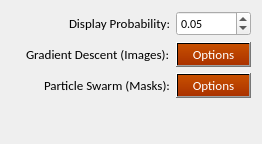
              <widget class="QWidget" name="m_PageLinear">
               <property name="geometry">
                <rect>
                 <x>0</x>
                 <y>0</y>
                 <width>262</width>
                 <height>144</height>
                </rect>
               </property>
               <attribute name="label">
                <string>LINEAR REGISTRATION OPTIONS</string>
               </attribute>
               <layout class="QGridLayout" name="gridLayout_4">
                <item row="0" column="0">
                 <layout class="QHBoxLayout" name="horizontalLayout_20">
                  <item>
                   <spacer name="horizontalSpacer_7">
                    <property name="orientation">
                     <enum>Qt::Horizontal</enum>
                    </property>
                    <property name="sizeHint" stdset="0">
                     <size>
                      <width>40</width>
                      <height>20</height>
                     </size>
                    </property>
                   </spacer>
                  </item>
                  <item>
                   <widget class="QLabel" name="label_14">
                    <property name="font">
                     <font>
                      <family>Calibri</family>
                      <pointsize>10</pointsize>
                     </font>
                    </property>
                    <property name="styleSheet">
                     <string notr="true">background-color: rgba(255, 255, 255, 0);</string>
                    </property>
                    <property name="text">
                     <string>Display Probability:</string>
                    </property>
                   </widget>
                  </item>
                 </layout>
                </item>
                <item row="0" column="1">
                 <widget class="QDoubleSpinBox" name="m_AffineDisplayProbabilitySpin">
                  <property name="font">
                   <font>
                    <family>Calibri</family>
                   </font>
                  </property>
                  <property name="minimum">
                   <double>0.000000000000000</double>
                  </property>
                  <property name="maximum">
                   <double>1.000000000000000</double>
                  </property>
                  <property name="singleStep">
                   <double>0.050000000000000</double>
                  </property>
                  <property name="value">
                   <double>0.050000000000000</double>
                  </property>
                 </widget>
                </item>
                <item row="3" column="0">
                 <spacer name="verticalSpacer_2">
                  <property name="orientation">
                   <enum>Qt::Vertical</enum>
                  </property>
                  <property name="sizeHint" stdset="0">
                   <size>
                    <width>20</width>
                    <height>40</height>
                   </size>
                  </property>
                 </spacer>
                </item>
                <item row="1" column="1">
                 <widget class="QPushButton" name="m_GradientDescentButton">
                  <property name="sizePolicy">
                   <sizepolicy hsizetype="Minimum" vsizetype="Fixed">
                    <horstretch>0</horstretch>
                    <verstretch>0</verstretch>
                   </sizepolicy>
                  </property>
                  <property name="font">
                   <font>
                    <family>Calibri</family>
                    <pointsize>10</pointsize>
                   </font>
                  </property>
                  <property name="toolTip">
                   <string>The gradient descent optimizer is used when you have images (cropped or uncropped) and are using linear registration.</string>
                  </property>
                  <property name="styleSheet">
                   <string notr="true">background-color: qlineargradient(spread:pad, x1:0, y1:0, x2:0, y2:1, stop:0 rgba(200, 80, 0, 255), stop:1 rgba(170, 50, 0, 255));
color: rgb(255, 255, 255);</string>
                  </property>
                  <property name="text">
                   <string>Options</string>
                  </property>
                 </widget>
                </item>
                <item row="1" column="0">
                 <layout class="QHBoxLayout" name="horizontalLayout_37">
                  <item>
                   <spacer name="horizontalSpacer_21">
                    <property name="orientation">
                     <enum>Qt::Horizontal</enum>
                    </property>
                    <property name="sizeHint" stdset="0">
                     <size>
                      <width>40</width>
                      <height>20</height>
                     </size>
                    </property>
                   </spacer>
                  </item>
                  <item>
                   <widget class="QLabel" name="label_33">
                    <property name="font">
                     <font>
                      <family>Calibri</family>
                      <pointsize>10</pointsize>
                     </font>
                    </property>
                    <property name="styleSheet">
                     <string notr="true">background-color: rgba(255, 255, 255, 0);</string>
                    </property>
                    <property name="text">
                     <string>Gradient Descent (Images):</string>
                    </property>
                   </widget>
                  </item>
                 </layout>
                </item>
                <item row="2" column="0">
                 <layout class="QHBoxLayout" name="horizontalLayout_25">
                  <item>
                   <spacer name="horizontalSpacer_12">
                    <property name="orientation">
                     <enum>Qt::Horizontal</enum>
                    </property>
                    <property name="sizeHint" stdset="0">
                     <size>
                      <width>40</width>
                      <height>20</height>
                     </size>
                    </property>
                   </spacer>
                  </item>
                  <item>
                   <widget class="QLabel" name="label_20">
                    <property name="font">
                     <font>
                      <family>Calibri</family>
                      <pointsize>10</pointsize>
                     </font>
                    </property>
                    <property name="styleSheet">
                     <string notr="true">background-color: rgba(255, 255, 255, 0);</string>
                    </property>
                    <property name="text">
                     <string>Particle Swarm (Masks):</string>
                    </property>
                   </widget>
                  </item>
                 </layout>
                </item>
                <item row="2" column="1">
                 <widget class="QPushButton" name="m_ParticleSwarmLinearButton">
                  <property name="sizePolicy">
                   <sizepolicy hsizetype="Minimum" vsizetype="Fixed">
                    <horstretch>0</horstretch>
                    <verstretch>0</verstretch>
                   </sizepolicy>
                  </property>
                  <property name="font">
                   <font>
                    <family>Calibri</family>
                    <pointsize>10</pointsize>
                   </font>
                  </property>
                  <property name="toolTip">
                   <string>The particle swarm optimizer is used for the FEM, and used for the linear registration when you register masks.</string>
                  </property>
                  <property name="styleSheet">
                   <string notr="true">background-color: qlineargradient(spread:pad, x1:0, y1:0, x2:0, y2:1, stop:0 rgba(200, 80, 0, 255), stop:1 rgba(170, 50, 0, 255));
color: rgb(255, 255, 255);</string>
                  </property>
                  <property name="text">
                   <string>Options</string>
                  </property>
                 </widget>
                </item>
               </layout>
              </widget>
